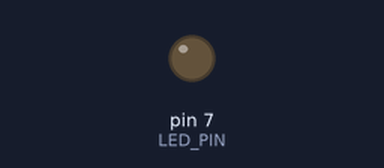
Recording of a sketch running on a simulated Arduino Uno, built with avr-gcc and run on an emulated ATmega328P. On the bench: output pins drawn as LEDs (lit = HIGH). Dashed ring = blinking. At 2.0 s the program stops and its outputs stay as they are.

Above: at 0.5 s.
At 1.75 s:
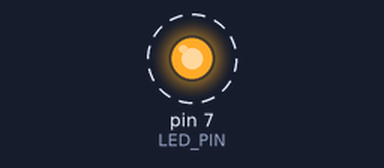
Timing chart, 0 to 3.0 s (numbered marks = the images above):
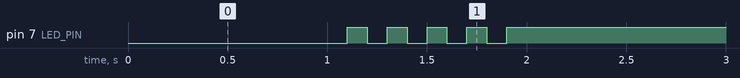

Measured:
- by itself, pin 7 (LED_PIN): alternates HIGH for 0.10 s and LOW for 0.10 s, 9 changes in all, then stays HIGH

The sketch:

05_practice_2.ino
```cpp
// 05_practice_2.ino
const int LED_PIN = 7;
const int ON_STATE  = LOW;   // 5V-저항-LED-Pin7 구성: LOW가 켜짐
const int OFF_STATE = HIGH;  // HIGH가 꺼짐

void setup() {
    pinMode(LED_PIN, OUTPUT);
    digitalWrite(LED_PIN, OFF_STATE); // 시작 시 LED 꺼짐 보장
}

void loop() {
    // (1) 처음 1초 동안 LED 켜기
    digitalWrite(LED_PIN, ON_STATE);
    delay(1000);

    // (2) 다음 1초 동안 5회 깜빡임 (100 ms on + 100 ms off) × 5 = 1000 ms
    for (int i = 0; i < 5; i++) {
        digitalWrite(LED_PIN, ON_STATE);
        delay(100);
        digitalWrite(LED_PIN, OFF_STATE);
        delay(100);
    }

    // (3) LED 끄고 무한루프
    digitalWrite(LED_PIN, OFF_STATE);
    while (1) { /* 종료 대기(무한 루프) */ }
}
```
